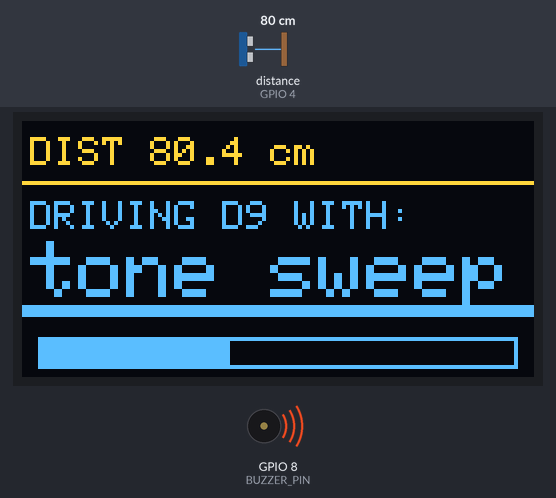
Bench run of a sketch on a simulated ESP32. On the bench: 128×64 one-colour display, buzzer (waves = sounding). Wiring (inferred from the names in the program): ultrasonic range finder: trigger GPIO 3; echo GPIO 4. Inputs (shaded band) come from the test bench; at power-on: distance to the obstacle (sensor on GPIO 4) 80 cm. The echo pulse lasts 58.3 µs per cm; the OLED is the two-colour kind (top 16 rows yellow); what the sketch prints to the serial monitor is not drawn.

Above: at 1.2 s.
1.3 s: distance to the obstacle (sensor on GPIO 4) set to 2 cm
At 2.4 s:
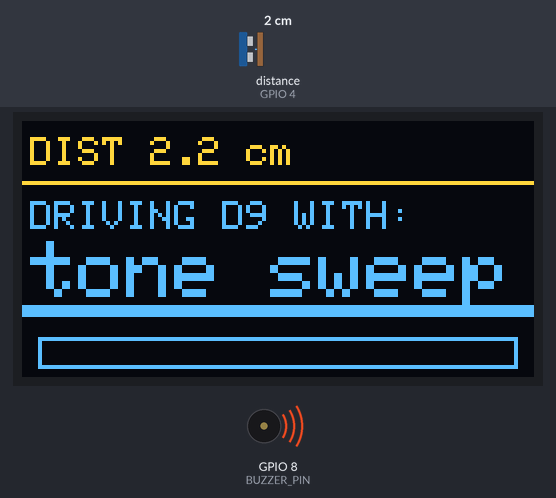
4.3 s: distance to the obstacle (sensor on GPIO 4) set to 4 cm
At 4.9 s:
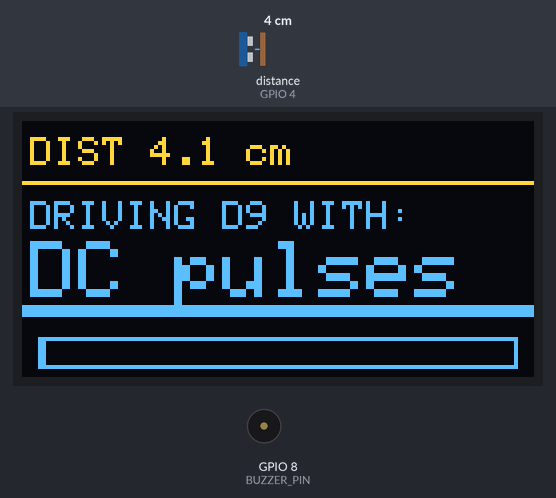
7.3 s: distance to the obstacle (sensor on GPIO 4) set to 9 cm
At 9.1 s:
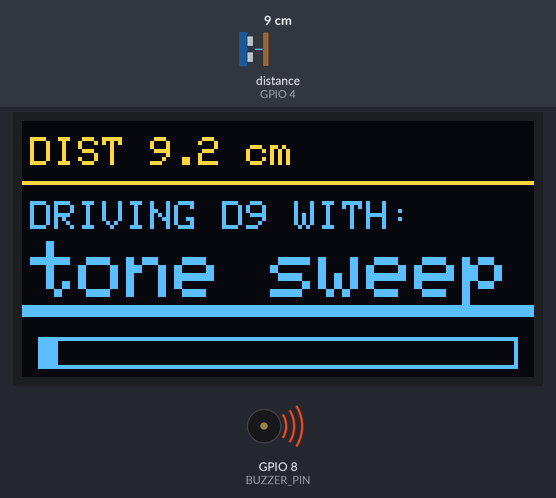
Timing chart, 0 to 12.6 s (numbered marks = the images above; inputs shaded):
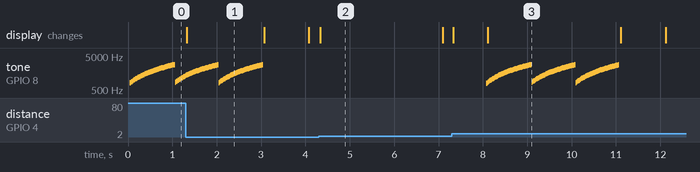

Measured:
- after the input at 1.3 s, the display: changes at once (image 1)
- after the input at 4.3 s, the display: changes at once (image 2)
- after the input at 7.3 s, the display: first changes at once (image 3 shows a later state)
- by itself, tone on GPIO 8 (BUZZER_PIN): plays 802 Hz for 0.03 s, 856 Hz for 0.03 s, 910 Hz for 0.03 s, 964 Hz for 0.03 s, 1018 Hz for 0.03 s, 1070 Hz for 0.03 s … (112 notes in this stretch)
- what the display in image 2 shows lasts 2.8 s, from 4.3 s to 7.1 s

The sketch:

00g_all_live.ino
```cpp
/*
 * M0g - Distance + display + buzzer, all live together.
 *
 * The buzzer alternates between the two drive styles and NAMES THE CURRENT ONE
 * ON SCREEN, so the type can be identified by looking and listening at the
 * same time - no serial monitor, no guessing from timing:
 *
 *     screen says "tone sweep" and you hear it -> PASSIVE (needs ledcWriteTone)
 *     screen says "DC pulses"  and you hear it -> ACTIVE  (digitalWrite is enough)
 *
 * NOTE: nothing here SENSES the buzzer - it is an output, so the firmware
 * cannot tell whether one is attached.  These labels report what the pin is
 * being driven with, and print identically with no buzzer connected.
 *     both                               -> ACTIVE
 *     neither                            -> not wired / wrong pin / needs a transistor
 *
 * Distance keeps running throughout, so the HC-SR04 and OLED stay exercised.
 *
 * Wiring: TRIG D2, ECHO D3 (220/330 divider), VCC VBUS, GND -> - rail,
 *         OLED SDA A4 / SCL A5 / VCC 3V3, buzzer D9 -> GND.
 */

#include <Wire.h>
#include <Adafruit_GFX.h>
#include <Adafruit_SSD1306.h>

static const int SCREEN_W = 128;
static const int SCREEN_H = 64;
static const int TRIG_PIN   = D2;
static const int ECHO_PIN   = D3;
static const int BUZZER_PIN = D9;
static const int LEDC_CH    = 0;

static const unsigned long WATCH_US    = 200000UL;
static const unsigned long MIN_ECHO_US = 116UL;
static const unsigned long MAX_ECHO_US = 25000UL;

Adafruit_SSD1306 display(SCREEN_W, SCREEN_H, &Wire, -1);
static bool haveDisplay = false;

// Buzzer state machine: TONE 3s -> quiet 1s -> DC 3s -> quiet 1s -> repeat.
enum Phase { PH_TONE, PH_QUIET1, PH_DC, PH_QUIET2 };
static Phase phase = PH_TONE;
static unsigned long phaseStart = 0;
static bool ledcOn = false;

static unsigned long ping() {
  digitalWrite(TRIG_PIN, LOW);
  delayMicroseconds(5);
  digitalWrite(TRIG_PIN, HIGH);
  delayMicroseconds(10);
  digitalWrite(TRIG_PIN, LOW);

  unsigned long t0 = micros();
  while (digitalRead(ECHO_PIN) == LOW) {
    if (micros() - t0 > WATCH_US) return 0;
  }
  unsigned long rise = micros();
  while (digitalRead(ECHO_PIN) == HIGH) {
    if (micros() - rise > WATCH_US) break;
  }
  return micros() - rise;
}

static float readCm() {
  unsigned long us = ping();
  if (us < MIN_ECHO_US || us > MAX_ECHO_US) return -1.0f;   // never 0
  return us / 58.0f;
}

static void buzzerOff() {
  if (ledcOn) { ledcWriteTone(LEDC_CH, 0); ledcDetachPin(BUZZER_PIN); ledcOn = false; }
  pinMode(BUZZER_PIN, OUTPUT);
  digitalWrite(BUZZER_PIN, LOW);
}

static void serviceBuzzer() {
  unsigned long el = millis() - phaseStart;

  switch (phase) {
    case PH_TONE:
      if (!ledcOn) { ledcSetup(LEDC_CH, 1000, 8); ledcAttachPin(BUZZER_PIN, LEDC_CH); ledcOn = true; }
      // Sweep so a passive buzzer is unmistakable rather than a flat tone.
      ledcWriteTone(LEDC_CH, 800 + (el % 1000) * 2);
      if (el > 3000) { buzzerOff(); phase = PH_QUIET1; phaseStart = millis(); }
      break;

    case PH_QUIET1:
      if (el > 1000) { phase = PH_DC; phaseStart = millis(); }
      break;

    case PH_DC:
      // 300 ms on / 300 ms off - an active buzzer beeps, a passive one clicks at most.
      digitalWrite(BUZZER_PIN, ((el / 300) % 2) ? LOW : HIGH);
      if (el > 3000) { buzzerOff(); phase = PH_QUIET2; phaseStart = millis(); }
      break;

    case PH_QUIET2:
      if (el > 1000) { phase = PH_TONE; phaseStart = millis(); }
      break;
  }
}

static const __FlashStringHelper *phaseName() {
  switch (phase) {
    case PH_TONE: return F("tone sweep");
    case PH_DC:   return F("DC pulses");
    default:      return F("off");
  }
}

static void draw(float cm) {
  display.clearDisplay();

  // yellow band, rows 0-15: distance
  display.setTextSize(1);
  display.setTextColor(SSD1306_WHITE);
  display.setCursor(2, 4);
  display.print(F("DIST "));
  if (cm < 0) display.print(F("-- no target"));
  else        { display.print(cm, 1); display.print(F(" cm")); }
  display.drawFastHLine(0, 15, SCREEN_W, SSD1306_WHITE);

  // blue area: which buzzer drive is running RIGHT NOW
  display.setCursor(2, 20);
  display.print(F("DRIVING D9 WITH:"));
  display.setTextSize(2);
  display.setCursor(2, 30);
  display.print(phaseName());
  display.setTextSize(1);

  if (phase == PH_TONE || phase == PH_DC) {
    display.fillRect(0, 46, SCREEN_W, 3, SSD1306_WHITE);   // "sounding" bar
  }

  if (cm >= 0) {
    int w = (int)(cm / 200.0f * (SCREEN_W - 8));
    if (w > SCREEN_W - 8) w = SCREEN_W - 8;
    if (w < 1) w = 1;
    display.drawRect(4, 54, SCREEN_W - 8, 8, SSD1306_WHITE);
    display.fillRect(4, 54, w, 8, SSD1306_WHITE);
  }
  display.display();
}

void setup() {
  Serial.begin(115200);
  pinMode(TRIG_PIN, OUTPUT);
  pinMode(ECHO_PIN, INPUT);
  digitalWrite(TRIG_PIN, LOW);
  buzzerOff();

  Wire.begin();
  haveDisplay = display.begin(SSD1306_SWITCHCAPVCC, 0x3C);

  Serial.println();
  Serial.println(F("##### M0g - distance + display + buzzer #####"));
  Serial.println(F("Watch the screen: note which mode is showing when you hear sound."));
  phaseStart = millis();
}

void loop() {
  serviceBuzzer();
  float cm = readCm();
  serviceBuzzer();            // again - readCm() can block ~130 ms on no target
  if (haveDisplay) draw(cm);

  static unsigned long lastLog = 0;
  if (millis() - lastLog > 500) {
    lastLog = millis();
    Serial.print(F("driving D9: "));
    Serial.print(phaseName());
    Serial.print(F("   dist "));
    if (cm < 0) Serial.println(F("no target"));
    else        { Serial.print(cm, 1); Serial.println(F(" cm")); }
  }
}
```
